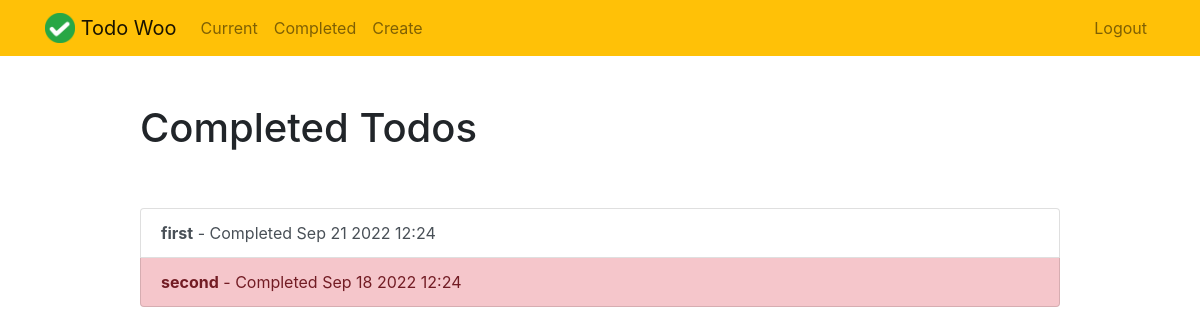
The app's page /completed/ (signed in) with its own data.
### todo/models.py (models this page shows, shortened)
class Todo(models.Model):
    title = models.CharField(max_length=100)
    memo = models.TextField(blank=True, null=True)
    important = models.BooleanField(default=False)
    created = models.DateTimeField(auto_now_add=True)
    datecompleted = models.DateTimeField(null=True, blank=True)
    user = models.ForeignKey(settings.AUTH_USER_MODEL, on_delete=models.CASCADE)

### todo/views.py (the view)
# urls.py: path('completed/', views.completedtodos, name='completedtodos'),
@login_required
def completedtodos(request):
    todos = Todo.objects.filter(user=request.user, datecompleted__isnull=False).order_by('-datecompleted')
    return render(request, 'todo/completedtodos.html', {'todos': todos})

### todo/templates/todo/completedtodos.html
{% extends "todo/base.html" %}
{% block content %}
    <div class="row justify-content-center mt-5">
        <div class="col-md-10">
            <h1>Completed Todos</h1>
        </div>
    </div>
    <div class="row justify-content-center mt-5">
        <div class="col-md-10">
            <div class="list-group">
                {% for todo in todos %}
                    <a href="{% url 'viewtodo' todo.id %}" class="list-group-item list-group-item-action{% if todo.important %} list-group-item-danger{% endif %}"><b>{{ todo.title }}</b> - Completed {{ todo.datecompleted|date:'M j Y H:i' }}</a>
                {% endfor %}
            </div>
        </div>
    </div>
{% endblock %}

### records on screen
Todo: title "first", datecompleted "Sep 21 2022 12:24"
Todo: title "second", datecompleted "Sep 18 2022 12:24"
